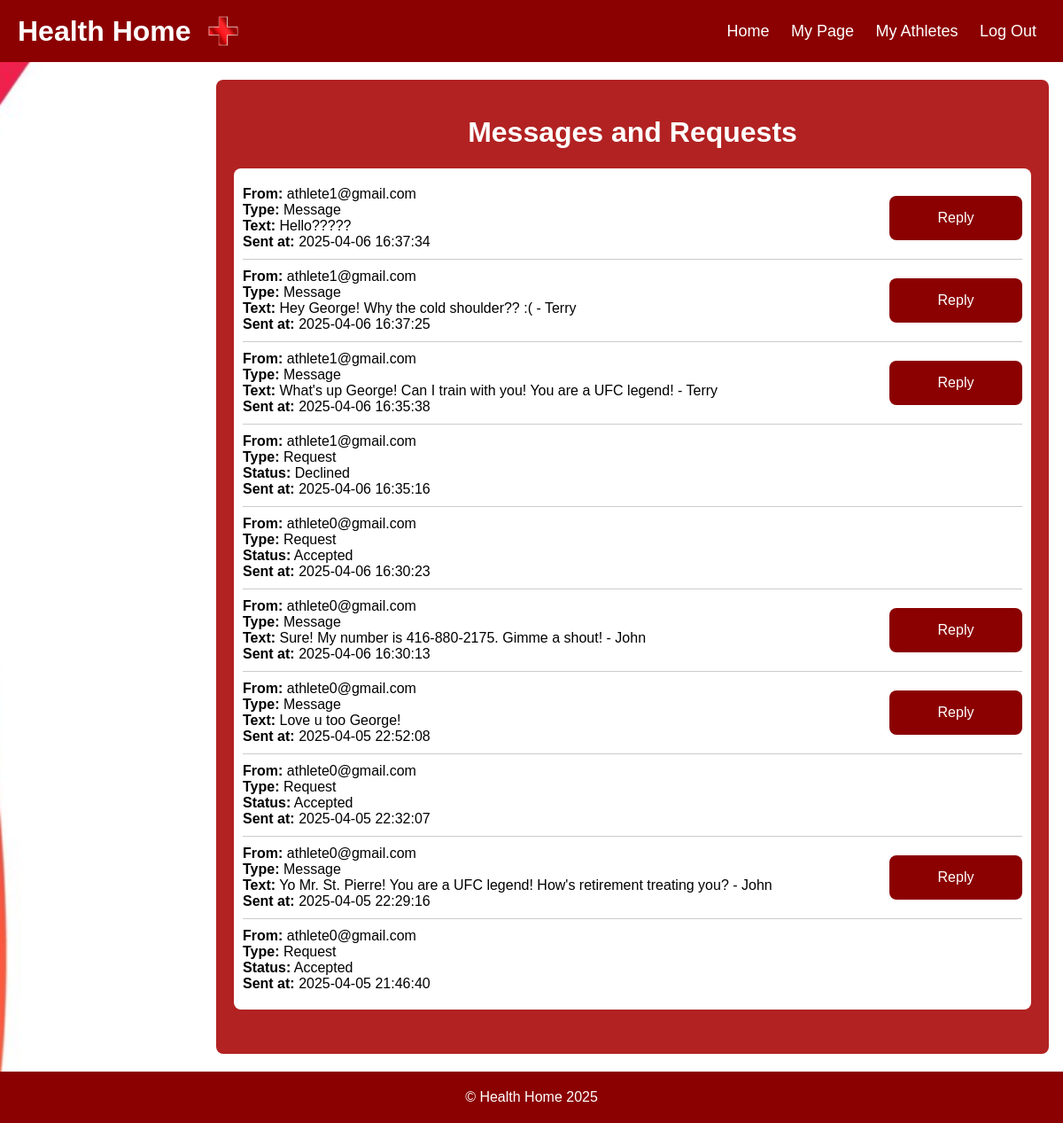
The app's page /messages-requests/ (signed in) with its own data.
### tables this page shows
CREATE TABLE messages (
            id INTEGER PRIMARY KEY AUTOINCREMENT,
            sender_id INTEGER NOT NULL,
            recipient_id INTEGER NOT NULL,
            content TEXT NOT NULL,
            sent_at TIMESTAMP DEFAULT CURRENT_TIMESTAMP,
            FOREIGN KEY (sender_id) REFERENCES users (id) ON DELETE CASCADE,
            FOREIGN KEY (recipient_id) REFERENCES users (id) ON DELETE CASCADE
        );

CREATE TABLE users (
            id INTEGER PRIMARY KEY AUTOINCREMENT,
            email TEXT NOT NULL UNIQUE,
            password_hash TEXT NOT NULL,
            role TEXT NOT NULL CHECK (role IN ('gym-goer', 'trainer', 'athlete'))
        );

CREATE TABLE training_requests (
            id INTEGER PRIMARY KEY AUTOINCREMENT,
            athlete_id INTEGER NOT NULL,
            trainer_id INTEGER NOT NULL,
            request_status TEXT DEFAULT 'pending' CHECK (request_status IN ('pending', 'accepted', 'declined')),
            requested_at TIMESTAMP DEFAULT CURRENT_TIMESTAMP,
            FOREIGN KEY (athlete_id) REFERENCES users (id) ON DELETE CASCADE,
            FOREIGN KEY (trainer_id) REFERENCES users (id) ON DELETE CASCADE
        );

### healthHome.py (the view)
@app.route('/messages-requests/')
def messages_requests():
    if 'user_id' not in session or session['role'] != 'trainer':
        flash('Unauthorized access.', 'error')
        return redirect(url_for('login'))
    trainer_id = session['user_id']
    messages_and_requests = get_trainer_messages_requests(trainer_id)
    return render_template('messagesRequests.html', messages_and_requests=messages_and_requests)

### healthHome.py (called while the page is built)
def get_db_connection():
    conn = sqlite3.connect('database.db')
    conn.row_factory = sqlite3.Row  # Access rows as dictionaries
    return conn

### templates/messagesRequests.html (shortened to what this page needs)
<!DOCTYPE html>
<html lang="en">
<head>
</head>
<body>
    <header>
        <h1>
            Health Home
            <img src="/static/logo.png" alt="Health Home Logo">
        </h1>
        <nav>
            <a href="/">Home</a>
			<a href="/my-page/">My Page</a>
            <a href="/my-athletes/">My Athletes</a>
            <a href="/logout/">Log Out</a>
        </nav>
    </header>
    <div class="content-wrapper">
        <div class="container">
            <h1>Messages and Requests</h1>
            <div class="message-request-list">
                {% if messages_and_requests %}
                    {% for item in messages_and_requests %}
                        <div class="message-request-item">
                            <div class="details">
                                <strong>From:</strong> {{ item['from_user'] }}<br>
                                <strong>Type:</strong> {{ item['type'] }}<br>
                                {% if item['type'] == 'Request' %}
                                    <strong>Status:</strong> {{ item['content'].capitalize() }}<br>
                                {% else %}
                                    <strong>Text:</strong> {{ item['content'] }}<br>
                                {% endif %}
								<strong>Sent at:</strong> {{ item['timestamp'] }}
                            </div>
                            <div class="button-container">
                                {% if item['type'] == 'Request' and item['content'] == 'pending' %}
                                    <button class="button accept-request" data-request-id="{{ item['id'] }}">Accept</button>
                                    <button class="button decline-request" data-request-id="{{ item['id'] }}">Decline</button>
                                {% elif item['type'] == 'Message' %}
									<form action="/reply-trainer/{{ item['id'] }}/" method="GET">
										<button type="submit" class="button">Reply</button>
									</form>
								{% endif %}
                            </div>
                        </div>
                    {% endfor %}
                {% else %}
                    <p>No messages or requests at this time. Please check back later!</p>
                {% endif %}
            </div>
        </div>
    </div>
    <footer>
        © Health Home 2025
    </footer>
</body>
</html>

### templates/messagesRequests.html (style rules this page uses)
body { margin: 0; font-family: Arial, sans-serif; display: flex; flex-direction: column; min-height: 100vh; }
header { display: flex; align-items: center; padding: 10px 20px; background-color: #8B0000; color: white; }
header h1 { margin: 0; font-size: 32px; flex-grow: 1; display: flex; align-items: center; }
header h1 img { margin-left: 10px; width: 50px; height: 50px; }
nav { margin-left: auto; }
nav a { color: white; text-decoration: none; margin: 0 10px; font-size: 18px; }
.content-wrapper { background-image: url('/static/textPageBackground.jpg'); background-size: cover; background-position: center; background-repeat: no-repeat; background-attachment: fixed; flex-grow: 1; display: flex; justify-content: center; align-items: center; }
.container { padding: 20px 20px; background-color: #B22222; color: white; border-radius: 8px; width: 75%; min-height: 400px; text-align: center; margin: 20px 0 20px 19%; }
.message-request-list { text-align: left; margin-top: 20px; margin-bottom: 30px; background-color: #fff; color: #000; border-radius: 8px; padding: 10px; }
.message-request-item { display: flex; justify-content: space-between; align-items: center; border-bottom: 1px solid #ccc; padding: 10px 0; }
.message-request-item:last-child { border-bottom: none; }
.details { flex-grow: 1; }
.button-container { display: flex; gap: 10px; margin-left: auto; }
.button { background-color: #8B0000; color: white; padding: 10px 20px; font-size: 16px; border: none; cursor: pointer; border-radius: 8px; width: 150px; height: 50px; display: flex; align-items: center; justify-content: center; }
footer { background-color: #8B0000; padding: 20px; text-align: center; color: white; font-size: 16px; }

### records on screen
messages: from_user "athlete1@gmail.com", type "Message", content "Hello?????", timestamp "2025-04-06 16:37:34"
messages: from_user "athlete1@gmail.com", type "Message", content "Hey George! Why the cold shoulder?? :( - Terry", timestamp "2025-04-06 16:37:25"
messages: from_user "athlete1@gmail.com", type "Message", content "What's up George! Can I train with you! You are a UFC legend! - Terry", timestamp "2025-04-06 16:35:38"
training_requests: from_user "athlete1@gmail.com", type "Request", content "Declined", timestamp "2025-04-06 16:35:16"
training_requests: from_user "athlete0@gmail.com", type "Request", content "Accepted", timestamp "2025-04-06 16:30:23"
messages: from_user "athlete0@gmail.com", type "Message", content "Sure! My number is 416-880-2175. Gimme a shout! - John", timestamp "2025-04-06 16:30:13"
messages: from_user "athlete0@gmail.com", type "Message", content "Love u too George!", timestamp "2025-04-05 22:52:08"
training_requests: from_user "athlete0@gmail.com", type "Request", content "Accepted", timestamp "2025-04-05 22:32:07"
messages: from_user "athlete0@gmail.com", type "Message", content "Yo Mr. St. Pierre! You are a UFC legend! How's retirement treating you? - John", timestamp "2025-04-05 22:29:16"
training_requests: from_user "athlete0@gmail.com", type "Request", content "Accepted", timestamp "2025-04-05 21:46:40"
